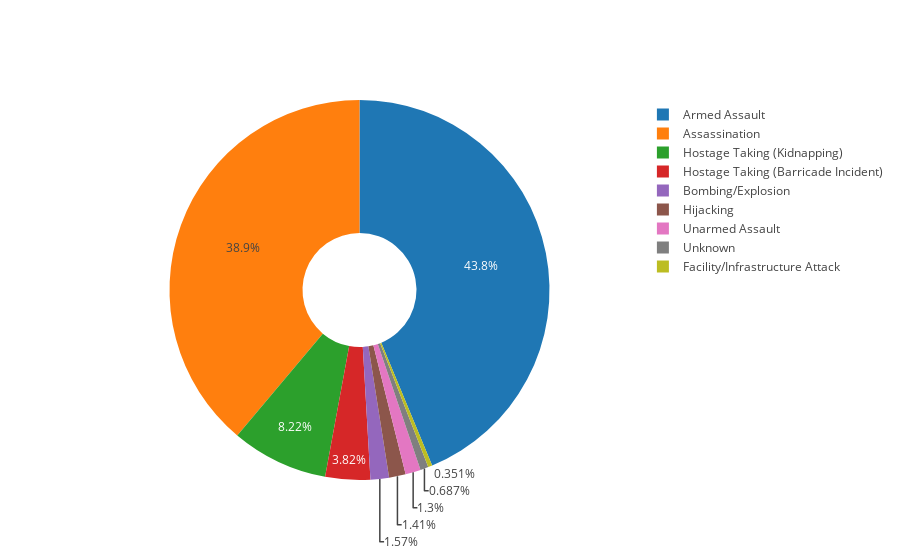

The code cell stored with this chart in its notebook:
### Code cell
#plotting the Attack Type
labels = AttackType.columns.tolist()
attack=AttackType.T
values=attack.values.tolist()
values = sum(values,[])
attack_type = list(dataset['AttackType'].unique())
fig = go.Figure(data=[go.Pie(labels = attack_type,values=values,hole=.3)])
fig.update_layout(template = 'gridon')
fig.show()

### Figure 1 — Plotly figure (JSON) as saved in the notebook; plotly's stock layout.template omitted (floating-point values rounded to 4 significant figures)
{"data": [{"hole": 0.3, "labels": ["Assassination", "Hostage Taking (Kidnapping)", "Armed Assault", "Bombing/Explosion", "Facility/Infrastructure Attack", "Hijacking", "Unknown", "Unarmed Assault", "Hostage Taking (Barricade Incident)"], "values": [23935, 5063, 26937, 969, 216, 869, 423, 802, 2350, "Armed Assault", "Assassination", "Bombing/Explosion", "Facility/Infrastructure Attack", "Hijacking", "Hostage Taking (Barricade Incident)", "Hostage Taking (Kidnapping)", "Unarmed Assault", "Unknown"], "type": "pie"}], "layout": {}}
